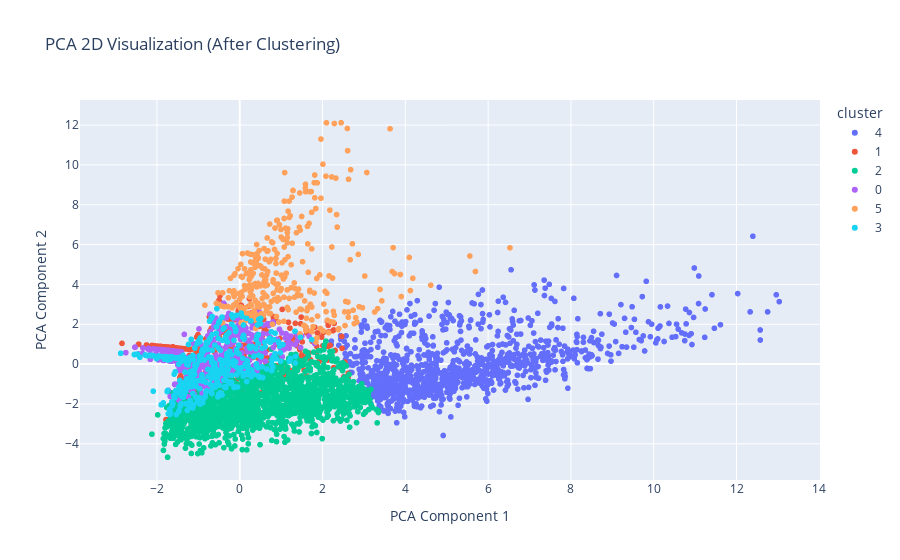

The notebook cell saved with this chart:
### Markdown cell above
## 최종 k-means

### Code cell
#  최종 K-Means 모델 학습 및 라벨 생성

final_kmeans = KMeans(n_clusters=6, init='k-means++', n_init=10, random_state=42)
final_kmeans.fit(X_pca)
labels = final_kmeans.predict(X_pca) # 각 데이터 포인트의 군집 라벨

#  PCA를 이용한 2D 차원 축소
pca = PCA(n_components=2) # 2개의 주성분으로 축소
X_reduced = pca.fit_transform(X_scaled) # 원본 데이터를 2D로 변환 

pca_df=pd.DataFrame(data=X_reduced, columns=['PCA Component 1', 'PCA Component 2'])
pca_df['cluster'] = labels.astype(str)  # ← 컬럼으로 붙이기

# pca한거 시각화해서 어떤 모델을 쓸지 방향 정하기
fig=px.scatter(
    pca_df,
    x='PCA Component 1',
    y='PCA Component 2',
    color='cluster',
    hover_data=['cluster'], # hover_data는 리스트 형식으로 받음 (마우스 오버 시 보이는 정보)
    title='PCA 2D Visualization (After Clustering)',
)

fig.show()

### Figure 1 — Plotly figure (JSON) as saved in the notebook; plotly's stock layout.template omitted (floating-point values rounded to 4 significant figures; data arrays with more than 128 entries replaced by an {"elided": "..."} marker saying what was removed)
{"data": [{"customdata": {"elided": "1090x1 str values"}, "hovertemplate": "cluster=%{customdata[0]}<br>PCA Component 1=%{x}<br>PCA Component 2=%{y}<extra></extra>", "legendgroup": "4", "marker": {"color": "#636efa", "symbol": "circle"}, "mode": "markers", "name": "4", "showlegend": true, "type": "scattergl", "x": {"elided": "1090 float values"}, "xaxis": "x", "y": {"elided": "1090 float values"}, "yaxis": "y"}, {"customdata": {"elided": "832x1 str values"}, "hovertemplate": "cluster=%{customdata[0]}<br>PCA Component 1=%{x}<br>PCA Component 2=%{y}<extra></extra>", "legendgroup": "1", "marker": {"color": "#EF553B", "symbol": "circle"}, "mode": "markers", "name": "1", "showlegend": true, "type": "scattergl", "x": {"elided": "832 float values"}, "xaxis": "x", "y": {"elided": "832 float values"}, "yaxis": "y"}, {"customdata": {"elided": "1714x1 str values"}, "hovertemplate": "cluster=%{customdata[0]}<br>PCA Component 1=%{x}<br>PCA Component 2=%{y}<extra></extra>", "legendgroup": "2", "marker": {"color": "#00cc96", "symbol": "circle"}, "mode": "markers", "name": "2", "showlegend": true, "type": "scattergl", "x": {"elided": "1714 float values"}, "xaxis": "x", "y": {"elided": "1714 float values"}, "yaxis": "y"}, {"customdata": {"elided": "2160x1 str values"}, "hovertemplate": "cluster=%{customdata[0]}<br>PCA Component 1=%{x}<br>PCA Component 2=%{y}<extra></extra>", "legendgroup": "0", "marker": {"color": "#ab63fa", "symbol": "circle"}, "mode": "markers", "name": "0", "showlegend": true, "type": "scattergl", "x": {"elided": "2160 float values"}, "xaxis": "x", "y": {"elided": "2160 float values"}, "yaxis": "y"}, {"customdata": {"elided": "323x1 str values"}, "hovertemplate": "cluster=%{customdata[0]}<br>PCA Component 1=%{x}<br>PCA Component 2=%{y}<extra></extra>", "legendgroup": "5", "marker": {"color": "#FFA15A", "symbol": "circle"}, "mode": "markers", "name": "5", "showlegend": true, "type": "scattergl", "x": {"elided": "323 float values"}, "xaxis": "x", "y": {"elided": "323 float values"}, "yaxis": "y"}, {"customdata": {"elided": "1552x1 str values"}, "hovertemplate": "cluster=%{customdata[0]}<br>PCA Component 1=%{x}<br>PCA Component 2=%{y}<extra></extra>", "legendgroup": "3", "marker": {"color": "#19d3f3", "symbol": "circle"}, "mode": "markers", "name": "3", "showlegend": true, "type": "scattergl", "x": {"elided": "1552 float values"}, "xaxis": "x", "y": {"elided": "1552 float values"}, "yaxis": "y"}], "layout": {"legend": {"title": {"text": "cluster"}, "tracegroupgap": 0}, "title": {"text": "PCA 2D Visualization (After Clustering)"}, "xaxis": {"anchor": "y", "domain": [0, 1], "title": {"text": "PCA Component 1"}}, "yaxis": {"anchor": "x", "domain": [0, 1], "title": {"text": "PCA Component 2"}}}}
